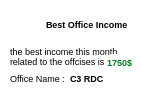
        <widget class="QWidget" name="chargeStatOffice_5" native="true">
         <property name="geometry">
          <rect>
           <x>370</x>
           <y>110</y>
           <width>141</width>
           <height>90</height>
          </rect>
         </property>
         <property name="styleSheet">
          <string notr="true">background-color:white;
border-radius:5px;</string>
         </property>
         <widget class="QLabel" name="reclamtion_icon2">
          <property name="geometry">
           <rect>
            <x>8</x>
            <y>6</y>
            <width>31</width>
            <height>31</height>
           </rect>
          </property>
          <property name="text">
           <string/>
          </property>
          <property name="pixmap">
           <pixmap resource="res.qrc">:/img/img/alert.png</pixmap>
          </property>
         </widget>
         <widget class="QLabel" name="label_56">
          <property name="geometry">
           <rect>
            <x>46</x>
            <y>16</y>
            <width>101</width>
            <height>16</height>
           </rect>
          </property>
          <property name="font">
           <font>
            <pointsize>7</pointsize>
            <weight>75</weight>
            <bold>true</bold>
           </font>
          </property>
          <property name="styleSheet">
           <string notr="true">font-weight:bold;</string>
          </property>
          <property name="text">
           <string>Best Office Income</string>
          </property>
         </widget>
         <widget class="QLabel" name="office_name8">
          <property name="geometry">
           <rect>
            <x>10</x>
            <y>70</y>
            <width>61</width>
            <height>16</height>
           </rect>
          </property>
          <property name="font">
           <font>
            <pointsize>7</pointsize>
           </font>
          </property>
          <property name="text">
           <string>Office Name :</string>
          </property>
         </widget>
         <widget class="QLabel" name="des2">
          <property name="geometry">
           <rect>
            <x>10</x>
            <y>46</y>
            <width>121</width>
            <height>21</height>
           </rect>
          </property>
          <property name="font">
           <font>
            <pointsize>7</pointsize>
           </font>
          </property>
          <property name="styleSheet">
           <string notr="true">font-weight:5px;</string>
          </property>
          <property name="text">
           <string>the best income this month related to the offcises is</string>
          </property>
          <property name="wordWrap">
           <bool>true</bool>
          </property>
         </widget>
         <widget class="QLabel" name="label_93">
          <property name="geometry">
           <rect>
            <x>107</x>
            <y>54</y>
            <width>31</width>
            <height>16</height>
           </rect>
          </property>
          <property name="font">
           <font>
            <pointsize>7</pointsize>
            <weight>75</weight>
            <bold>true</bold>
           </font>
          </property>
          <property name="styleSheet">
           <string notr="true">color:#007C23;</string>
          </property>
          <property name="text">
           <string>1750$</string>
          </property>
         </widget>
         <widget class="QLabel" name="label_94">
          <property name="geometry">
           <rect>
            <x>70</x>
            <y>70</y>
            <width>49</width>
            <height>16</height>
           </rect>
          </property>
          <property name="font">
           <font>
            <pointsize>7</pointsize>
            <weight>75</weight>
            <bold>true</bold>
           </font>
          </property>
          <property name="text">
           <string>C3 RDC</string>
          </property>
         </widget>
        </widget>
